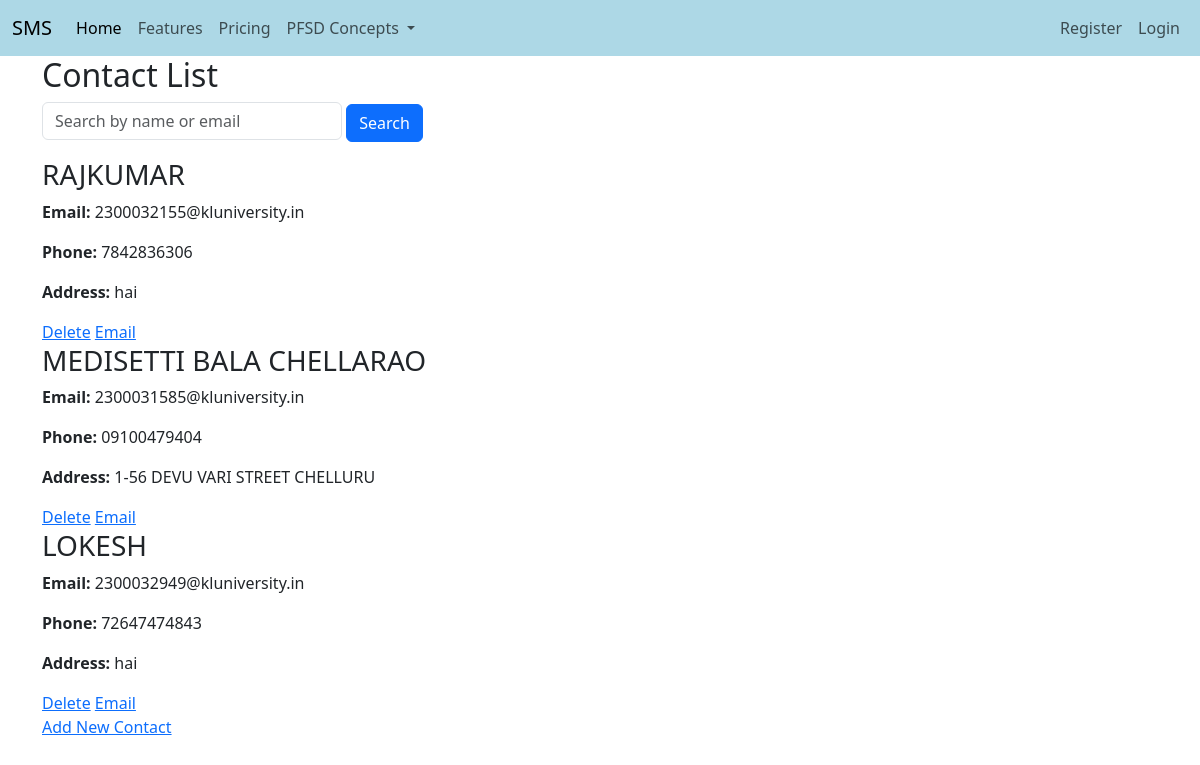
Screenshot of /contact_list with the database file from the repository.
### adminapp/models.py (models this page shows, shortened)
class Contact(models.Model):
    name = models.CharField(max_length=100)
    email = models.EmailField(unique=True)
    phone_number = models.CharField(max_length=15)
    address = models.TextField()

### adminapp/views.py (the view)
# urls.py: path('contact_list', views.contact_list, name='contact_list'),
def contact_list(request):
    query = request.GET.get('q')
    if query:
        contacts = Contact.objects.filter(models.Q(name__icontains=query) | models.Q(email__icontains=query))
    else:
        contacts = Contact.objects.all()
    return render(request, 'adminapp/contact_list.html', {'contacts': contacts})

### templates/adminapp/contact_list.html (shortened to what this page needs)
{% extends 'Navbar/ProjectNavbar.html' %}
{% load static %}
{% block body %}
<div class="container">
    <h2>Contact List</h2>
    <form method="get" action=".">
        <input type="text" name="q" placeholder="Search by name or email" class="form-control" style="width: 300px; display: inline-block;">
        <button class="btn btn-primary" type="submit">Search</button>
    </form>
    <div class="mt-3">
        {% for contact in contacts %}
            <div class="contact-card">
                <h3>{{ contact.name|upper }}</h3>
                <p><strong>Email:</strong> {{ contact.email }}</p>
                <p><strong>Phone:</strong> {{ contact.phone_number }}</p>
                <p><strong>Address:</strong> {{ contact.address }}</p>
                <a href="{% url 'delete_contact' contact.pk %}" class="btn-delete">Delete</a>
                <a href="mailto:{{ contact.email }}" class="btn-email">Email</a>
            </div>
        {% empty %}
            <p>No contacts found.</p>
        {% endfor %}
    </div>
    <a href="{% url 'add_contact' %}" class="btn-add mt-3">Add New Contact</a>
</div>
{% endblock %}

### rows the page displays
Contact: name "RAJKUMAR", email "2300032155@kluniversity.in", phone_number "7842836306", address "hai"
Contact: name "MEDISETTI BALA CHELLARAO", email "2300031585@kluniversity.in", phone_number "09100479404", address "1-56 DEVU VARI STREET CHELLURU"
Contact: name "LOKESH", email "2300032949@kluniversity.in", phone_number "72647474843", address "hai"
